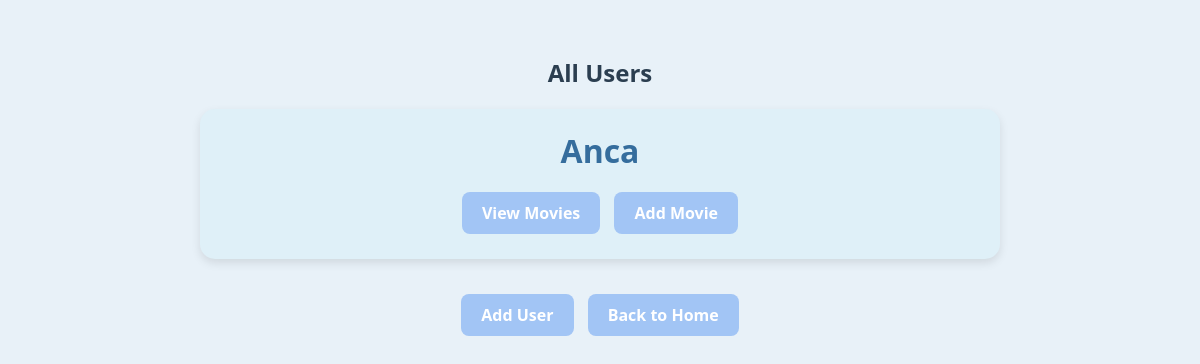
The app's page /users, older data.
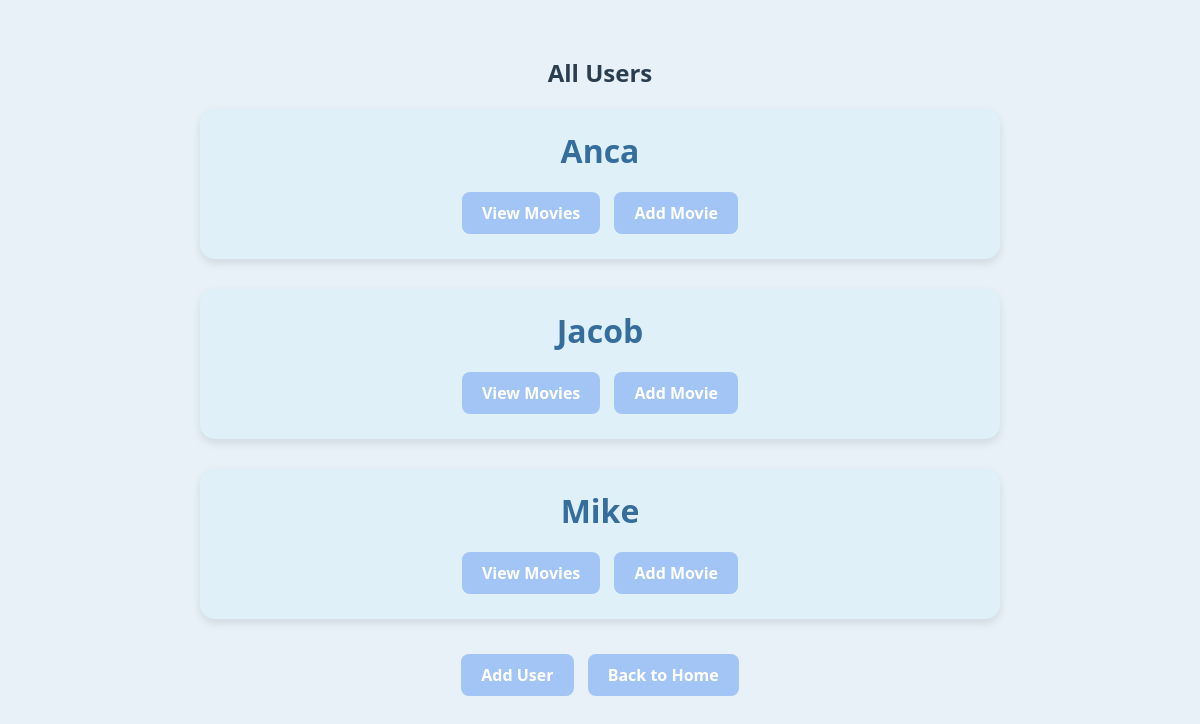
The same page, newer data.
### models.py (models this page shows)
class User(db.Model):
    __tablename__ = "users"
    id = db.Column(db.Integer, primary_key=True, autoincrement=True)
    name = db.Column(db.String(50), nullable=False)
    movies = db.relationship('Movie', backref='user', cascade="all, delete-orphan")

### app.py (the view)
@app.route('/users', methods=['GET'])
def list_users():
    try:
        users = data_manager.get_all_users()
        return render_template('users.html', users=users)
    except Exception as e:
        print(f"Error retrieving users: {e}")
        return render_template('message.html', message="Failed to retrieve the users.")

### datamanager/sqlite_data_manager.py (called while the page is built)
    def get_all_users(self):
        return User.query.all()

### templates/users.html (shortened to what this page needs)
<!DOCTYPE html>
<html lang="en">
<head>
    <link rel="stylesheet" href="{{ url_for('static', filename='style.css') }}">
</head>
<body>
    <div class="container">
        <h1>All Users</h1>
        {% if users %}
            <ul style="list-style-type: none; padding: 0;">
                {% for user in users %}
                    <li class="user-card">
                        <div class="username">{{ user.name }}</div>
                        <div class="user-buttons">
                            <a href="{{ url_for('list_user_movies', user_id=user.id) }}" class="button">View Movies</a>
                            <a href="{{ url_for('add_movie', user_id=user.id) }}" class="button">Add Movie</a>
                        </div>
                    </li>
                {% endfor %}
            </ul>
        {% else %}
            <p>No users found.</p>
        {% endif %}
        <a href="{{ url_for('add_users') }}" class="button">Add User</a>
        <a href="{{ url_for('home') }}" class="button">Back to Home</a>
    </div>
</body>
</html>

Row changes from the older to the newer data that the page shows:
added User: name "Jacob"
added User: name "Mike"
